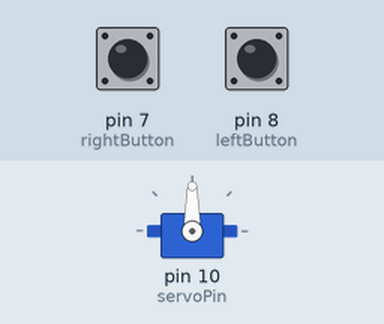
Recording of a sketch running on a simulated Arduino Uno, built with avr-gcc and run on an emulated ATmega328P. On the bench: servo. The test bench sets the inputs (shaded band); at power-on: pin 7 (rightButton) HIGH, pin 8 (leftButton) HIGH.

Above: at 1.2 s.
1.3 s: pin 7 (rightButton) pulled LOW for 1 s
At 2.4 s:
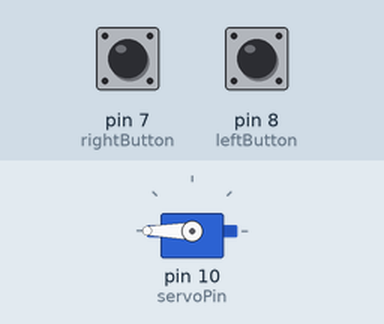
3.8 s: pin 8 (leftButton) pulled LOW for 1 s
At 5.7 s:
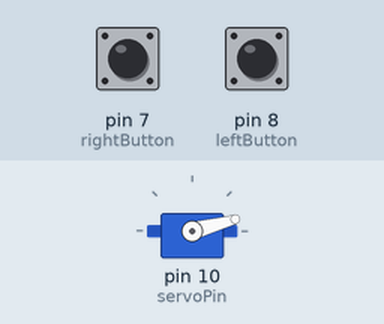
6.3 s: pin 7 (rightButton) pulled LOW for 0.15 s
At 7.0 s:
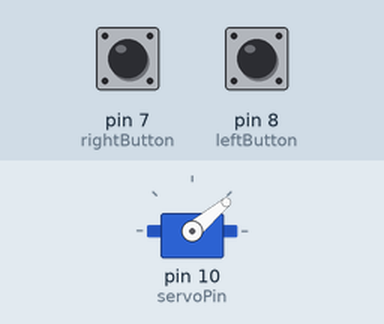
7.9 s: pin 7 (rightButton) pulled LOW for 0.15 s
At 9.1 s:
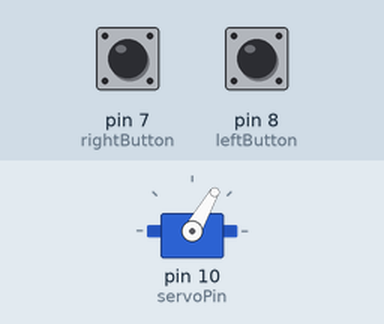
9.5 s: pin 7 (rightButton) pulled LOW for 3.2 s
At 9.98 s:
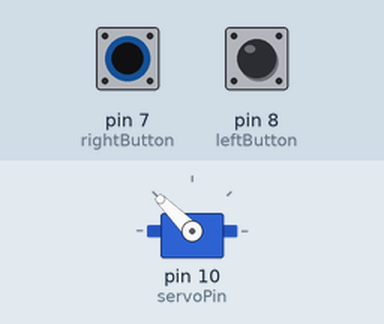
14.2 s: pin 8 (leftButton) pulled LOW for 0.15 s
At 14.8 s:
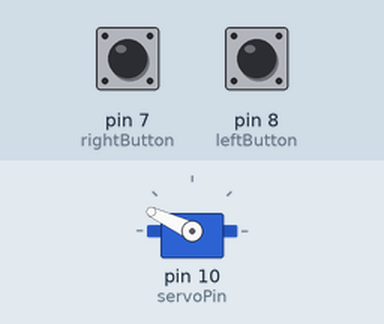
Timing chart, 0 to 16.8 s (numbered marks = the images above; inputs shaded):
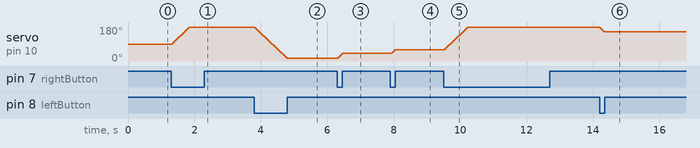

The sketch:

ServoButton.ino
```cpp
#include <Servo.h>

int leftButton = 8;
int rightButton = 7;
int leftButtonVal;
int rightButtonVal;


Servo myServo;
int servoPin = 10;
int servoPos = 90;
int increment = 5;

int dt = 15;


void setup() {
  // put your setup code here, to run once:
  pinMode(leftButton, INPUT);
  pinMode(rightButton, INPUT);

  myServo.attach(servoPin);
  myServo.write(servoPos);

  Serial.begin(9600);


}

void loop() {
  // put your main code here, to run repeatedly:

  leftButtonVal = digitalRead(leftButton);
  rightButtonVal = digitalRead(rightButton);

  if(leftButtonVal == 0){
    if(servoPos != 0){
      servoPos -= increment;
      myServo.write(servoPos);
    }
  }
  delay(dt);

  if(rightButtonVal == 0){
    if(servoPos != 180){
      servoPos += increment;
      myServo.write(servoPos);
    }
  }
  delay(dt);


}
```

Measured:
- after the input at 1.3 s, servo on pin 10 (servoPin): moves from 90° to 180° over 0.51 s, starting at once
- after the input at 3.8 s, servo on pin 10 (servoPin): moves from 180° to 15° over 0.96 s, starting at once
- after the input at 6.3 s, servo on pin 10 (servoPin): 15° → 40° at once
- after the input at 7.9 s, servo on pin 10 (servoPin): 40° → 60° at once
- after the input at 9.5 s, servo on pin 10 (servoPin): moves from 60° to 180° over 0.69 s, starting at once
- after the input at 14.2 s, servo on pin 10 (servoPin): 180° → 155° at once
